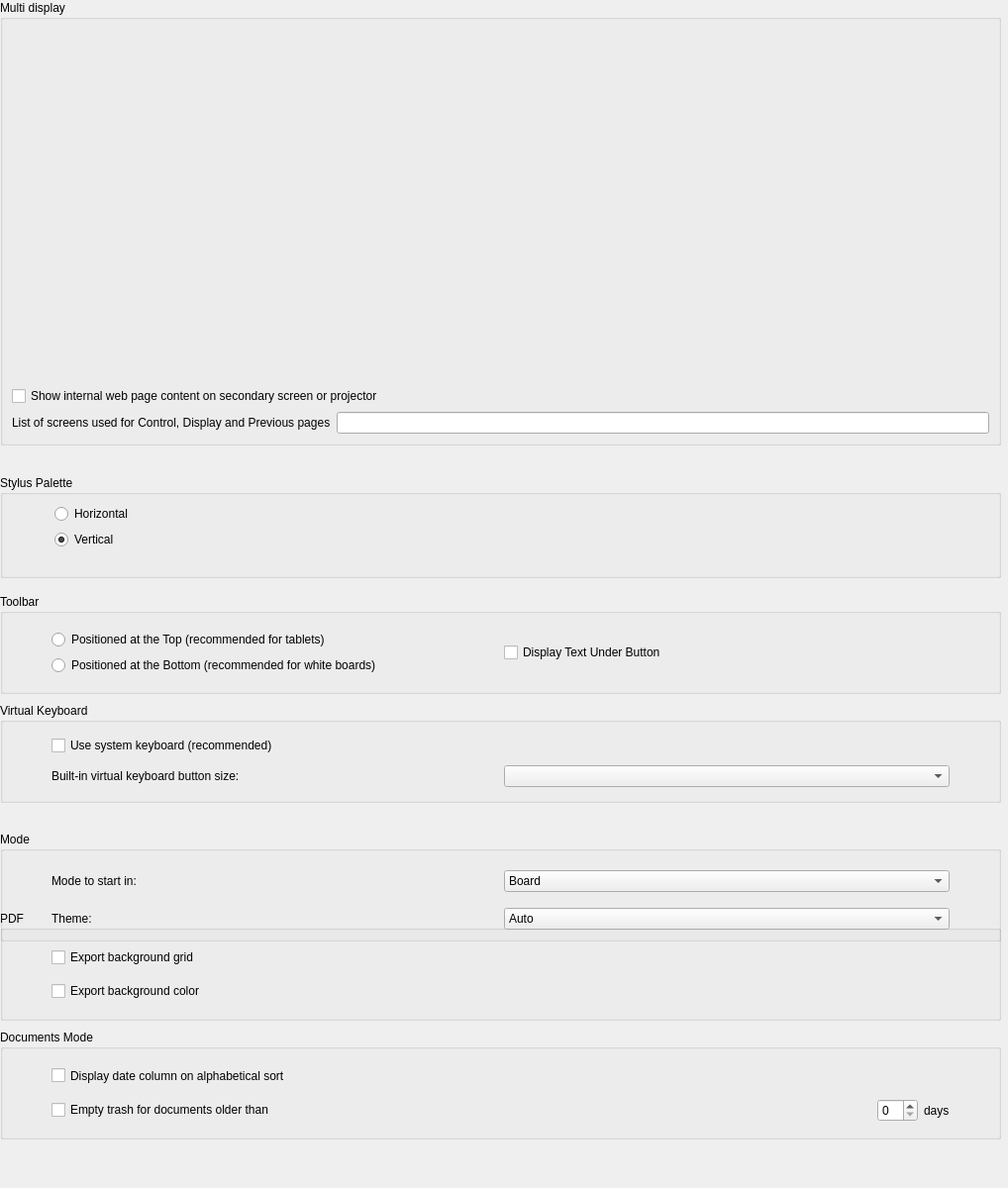
         <widget class="QWidget" name="scrollAreaWidgetContents">
          <property name="geometry">
           <rect>
            <x>0</x>
            <y>0</y>
            <width>1018</width>
            <height>1200</height>
           </rect>
          </property>
          <property name="minimumSize">
           <size>
            <width>783</width>
            <height>1200</height>
           </size>
          </property>
          <widget class="QGroupBox" name="PDFGroupBox">
           <property name="geometry">
            <rect>
             <x>0</x>
             <y>920</y>
             <width>1011</width>
             <height>111</height>
            </rect>
           </property>
           <property name="sizePolicy">
            <sizepolicy hsizetype="MinimumExpanding" vsizetype="Expanding">
             <horstretch>0</horstretch>
             <verstretch>0</verstretch>
            </sizepolicy>
           </property>
           <property name="title">
            <string>PDF</string>
           </property>
           <layout class="QGridLayout" name="gridLayout_13">
            <item row="0" column="1" colspan="2">
             <layout class="QGridLayout" name="PDFGridLayout">
              <item row="3" column="0">
               <widget class="QCheckBox" name="exportBackgroundGrid">
                <property name="text">
                 <string>Export background grid</string>
                </property>
               </widget>
              </item>
              <item row="4" column="0">
               <widget class="QCheckBox" name="exportBackgroundColor">
                <property name="text">
                 <string>Export background color</string>
                </property>
               </widget>
              </item>
             </layout>
            </item>
            <item row="0" column="0">
             <spacer name="horizontalSpacer_11">
              <property name="sizeType">
               <enum>QSizePolicy::Fixed</enum>
              </property>
              <property name="sizeHint" stdset="0">
               <size>
                <width>40</width>
                <height>20</height>
               </size>
              </property>
             </spacer>
            </item>
            <item row="0" column="3">
             <spacer name="horizontalSpacer_12">
              <property name="sizeHint" stdset="0">
               <size>
                <width>40</width>
                <height>20</height>
               </size>
              </property>
             </spacer>
            </item>
           </layout>
          </widget>
          <widget class="QGroupBox" name="keyboardGroupBox">
           <property name="geometry">
            <rect>
             <x>0</x>
             <y>710</y>
             <width>1011</width>
             <height>101</height>
            </rect>
           </property>
           <property name="sizePolicy">
            <sizepolicy hsizetype="MinimumExpanding" vsizetype="Expanding">
             <horstretch>0</horstretch>
             <verstretch>0</verstretch>
            </sizepolicy>
           </property>
           <property name="title">
            <string>Virtual Keyboard</string>
           </property>
           <layout class="QGridLayout" name="gridLayout_21">
            <item row="0" column="1">
             <layout class="QGridLayout" name="oskGridLayout">
              <item row="3" column="1">
               <widget class="QComboBox" name="keyboardPaletteKeyButtonSize"/>
              </item>
              <item row="3" column="0">
               <widget class="QLabel" name="keyboardPaletteKeyButtonSize_Label">
                <property name="text">
                 <string>Built-in virtual keyboard button size:</string>
                </property>
               </widget>
              </item>
              <item row="2" column="0">
               <widget class="QCheckBox" name="useSystemOSKCheckBox">
                <property name="text">
                 <string>Use system keyboard (recommended)</string>
                </property>
               </widget>
              </item>
             </layout>
            </item>
            <item row="0" column="0">
             <spacer name="horizontalSpacer">
              <property name="sizeType">
               <enum>QSizePolicy::Fixed</enum>
              </property>
              <property name="sizeHint" stdset="0">
               <size>
                <width>40</width>
                <height>20</height>
               </size>
              </property>
             </spacer>
            </item>
            <item row="0" column="2">
             <spacer name="horizontalSpacer_2">
              <property name="sizeHint" stdset="0">
               <size>
                <width>40</width>
                <height>20</height>
               </size>
              </property>
             </spacer>
            </item>
           </layout>
          </widget>
          <widget class="QGroupBox" name="documentsGroupBox">
           <property name="geometry">
            <rect>
             <x>0</x>
             <y>1040</y>
             <width>1011</width>
             <height>111</height>
            </rect>
           </property>
           <property name="sizePolicy">
            <sizepolicy hsizetype="MinimumExpanding" vsizetype="Expanding">
             <horstretch>0</horstretch>
             <verstretch>0</verstretch>
            </sizepolicy>
           </property>
           <property name="title">
            <string>Documents Mode</string>
           </property>
           <layout class="QGridLayout" name="gridLayout_19">
            <item row="0" column="1">
             <layout class="QGridLayout" name="gridLayout_18">
              <item row="0" column="1">
               <widget class="QCheckBox" name="showDateColumnOnAlphabeticalSort">
                <property name="sizePolicy">
                 <sizepolicy hsizetype="Expanding" vsizetype="Preferred">
                  <horstretch>0</horstretch>
                  <verstretch>0</verstretch>
                 </sizepolicy>
                </property>
                <property name="text">
                 <string>Display date column on alphabetical sort</string>
                </property>
               </widget>
              </item>
              <item row="3" column="1">
               <widget class="QCheckBox" name="emptyTrashForOlderDocuments">
                <property name="text">
                 <string>Empty trash for documents older than</string>
                </property>
               </widget>
              </item>
              <item row="3" column="2">
               <widget class="QSpinBox" name="emptyTrashDaysValue"/>
              </item>
              <item row="3" column="3">
               <widget class="QLabel" name="emptyTrashDaysLabel">
                <property name="text">
                 <string>days</string>
                </property>
               </widget>
              </item>
             </layout>
            </item>
            <item row="0" column="0" rowspan="2">
             <spacer name="horizontalSpacer_9">
              <property name="sizeType">
               <enum>QSizePolicy::Fixed</enum>
              </property>
              <property name="sizeHint" stdset="0">
               <size>
                <width>40</width>
                <height>20</height>
               </size>
              </property>
             </spacer>
            </item>
            <item row="0" column="2">
             <spacer name="horizontalSpacer_10">
              <property name="sizeHint" stdset="0">
               <size>
                <width>40</width>
                <height>20</height>
               </size>
              </property>
             </spacer>
            </item>
           </layout>
          </widget>
          <widget class="QGroupBox" name="toolbarGroupBox">
           <property name="geometry">
            <rect>
             <x>0</x>
             <y>600</y>
             <width>1011</width>
             <height>101</height>
            </rect>
           </property>
           <property name="sizePolicy">
            <sizepolicy hsizetype="MinimumExpanding" vsizetype="Expanding">
             <horstretch>0</horstretch>
             <verstretch>0</verstretch>
            </sizepolicy>
           </property>
           <property name="title">
            <string>Toolbar</string>
           </property>
           <layout class="QGridLayout" name="gridLayout_9">
            <item row="0" column="3">
             <spacer name="toolbarRSpacer">
              <property name="sizeType">
               <enum>QSizePolicy::Fixed</enum>
              </property>
              <property name="sizeHint" stdset="0">
               <size>
                <width>40</width>
                <height>20</height>
               </size>
              </property>
             </spacer>
            </item>
            <item row="0" column="2">
             <widget class="QCheckBox" name="toolbarDisplayTextCheckBox">
              <property name="text">
               <string>Display Text Under Button</string>
              </property>
             </widget>
            </item>
            <item row="0" column="1">
             <layout class="QGridLayout" name="gridLayout_10">
              <item row="1" column="0">
               <widget class="QRadioButton" name="toolbarAtBottomRadioButton">
                <property name="text">
                 <string>Positioned at the Bottom (recommended for white boards)</string>
                </property>
               </widget>
              </item>
              <item row="0" column="0">
               <widget class="QRadioButton" name="toolbarAtTopRadioButton">
                <property name="text">
                 <string>Positioned at the Top (recommended for tablets)</string>
                </property>
               </widget>
              </item>
             </layout>
            </item>
            <item row="0" column="0">
             <spacer name="toolbarLSpacer">
              <property name="sizeType">
               <enum>QSizePolicy::Fixed</enum>
              </property>
              <property name="sizeHint" stdset="0">
               <size>
                <width>40</width>
                <height>20</height>
               </size>
              </property>
             </spacer>
            </item>
           </layout>
          </widget>
          <widget class="QGroupBox" name="stylusPaletteGroupBox">
           <property name="geometry">
            <rect>
             <x>0</x>
             <y>480</y>
             <width>1011</width>
             <height>104</height>
            </rect>
           </property>
           <property name="minimumSize">
            <size>
             <width>0</width>
             <height>0</height>
            </size>
           </property>
           <property name="title">
            <string>Stylus Palette</string>
           </property>
           <layout class="QGridLayout" name="gridLayout_14">
            <property name="leftMargin">
             <number>12</number>
            </property>
            <item row="0" column="1">
             <layout class="QGridLayout" name="gridLayout_5">
              <property name="sizeConstraint">
               <enum>QLayout::SetDefaultConstraint</enum>
              </property>
              <item row="0" column="0">
               <widget class="QRadioButton" name="horizontalChoice">
                <property name="sizePolicy">
                 <sizepolicy hsizetype="Minimum" vsizetype="Fixed">
                  <horstretch>1</horstretch>
                  <verstretch>0</verstretch>
                 </sizepolicy>
                </property>
                <property name="minimumSize">
                 <size>
                  <width>0</width>
                  <height>0</height>
                 </size>
                </property>
                <property name="text">
                 <string>Horizontal</string>
                </property>
                <property name="checked">
                 <bool>false</bool>
                </property>
               </widget>
              </item>
              <item row="1" column="0">
               <widget class="QRadioButton" name="verticalChoice">
                <property name="text">
                 <string>Vertical</string>
                </property>
                <property name="checked">
                 <bool>true</bool>
                </property>
               </widget>
              </item>
              <item row="2" column="0">
               <spacer name="verticalSpacer_5">
                <property name="sizeHint" stdset="0">
                 <size>
                  <width>20</width>
                  <height>40</height>
                 </size>
                </property>
               </spacer>
              </item>
             </layout>
            </item>
            <item row="0" column="0">
             <spacer name="horizontalSpacer_4">
              <property name="sizeType">
               <enum>QSizePolicy::Fixed</enum>
              </property>
              <property name="sizeHint" stdset="0">
               <size>
                <width>40</width>
                <height>20</height>
               </size>
              </property>
             </spacer>
            </item>
            <item row="0" column="2">
             <spacer name="horizontalSpacer_3">
              <property name="sizeType">
               <enum>QSizePolicy::Fixed</enum>
              </property>
              <property name="sizeHint" stdset="0">
               <size>
                <width>40</width>
                <height>20</height>
               </size>
              </property>
             </spacer>
            </item>
           </layout>
          </widget>
          <widget class="QGroupBox" name="modeGroupBox">
           <property name="geometry">
            <rect>
             <x>0</x>
             <y>840</y>
             <width>1011</width>
             <height>111</height>
            </rect>
           </property>
           <property name="sizePolicy">
            <sizepolicy hsizetype="MinimumExpanding" vsizetype="Expanding">
             <horstretch>0</horstretch>
             <verstretch>0</verstretch>
            </sizepolicy>
           </property>
           <property name="title">
            <string>Mode</string>
           </property>
           <layout class="QGridLayout" name="gridLayout_15">
            <item row="0" column="1" rowspan="2">
             <layout class="QGridLayout" name="gridLayout_16">
              <item row="0" column="0">
               <widget class="QLabel" name="modeLabel">
                <property name="text">
                 <string>Mode to start in:</string>
                </property>
               </widget>
              </item>
              <item row="0" column="1">
               <widget class="QComboBox" name="startModeComboBox">
                <item>
                 <property name="text">
                  <string>Board</string>
                 </property>
                </item>
                <item>
                 <property name="text">
                  <string>Desktop</string>
                 </property>
                </item>
                <item>
                 <property name="text">
                  <string>Documents</string>
                 </property>
                </item>
               </widget>
              </item>
              <item row="1" column="0">
               <widget class="QLabel" name="themeLabel">
                <property name="text">
                 <string>Theme:</string>
                </property>
               </widget>
              </item>
              <item row="1" column="1">
               <widget class="QComboBox" name="themeComboBox">
                <item>
                 <property name="text">
                  <string>Auto</string>
                 </property>
                </item>
                <item>
                 <property name="text">
                  <string>Light</string>
                 </property>
                </item>
                <item>
                 <property name="text">
                  <string>Dark</string>
                 </property>
                </item>
               </widget>
              </item>
              <item row="0" column="2">
               <spacer name="horizontalSpacer_6">
                <property name="sizeHint" stdset="0">
                 <size>
                  <width>40</width>
                  <height>20</height>
                 </size>
                </property>
               </spacer>
              </item>
             </layout>
            </item>
            <item row="0" column="0">
             <spacer name="horizontalSpacer_5">
              <property name="sizeType">
               <enum>QSizePolicy::Fixed</enum>
              </property>
              <property name="sizeHint" stdset="0">
               <size>
                <width>40</width>
                <height>20</height>
               </size>
              </property>
             </spacer>
            </item>
           </layout>
          </widget>
          <widget class="QGroupBox" name="multiDisplayGroupBox">
           <property name="geometry">
            <rect>
             <x>0</x>
             <y>0</y>
             <width>1011</width>
             <height>450</height>
            </rect>
           </property>
           <property name="sizePolicy">
            <sizepolicy hsizetype="Preferred" vsizetype="Expanding">
             <horstretch>0</horstretch>
             <verstretch>0</verstretch>
            </sizepolicy>
           </property>
           <property name="minimumSize">
            <size>
             <width>0</width>
             <height>450</height>
            </size>
           </property>
           <property name="title">
            <string>Multi display</string>
           </property>
           <layout class="QVBoxLayout" name="verticalLayoutMultiDisplay">
            <item>
             <widget class="QFrame" name="screenPreviewFrame">
              <property name="minimumSize">
               <size>
                <width>0</width>
                <height>400</height>
               </size>
              </property>
              <property name="frameShape">
               <enum>QFrame::NoFrame</enum>
              </property>
              <property name="frameShadow">
               <enum>QFrame::Plain</enum>
              </property>
              <layout class="QVBoxLayout" name="screenPreviewLayout">
               <item>
                <spacer name="screenPreviewSpacerTop">
                 <property name="orientation">
                  <enum>Qt::Vertical</enum>
                 </property>
                 <property name="sizeHint" stdset="0">
                  <size>
                   <width>20</width>
                   <height>10</height>
                  </size>
                 </property>
                </spacer>
               </item>
               <item alignment="Qt::AlignHCenter">
                <widget class="UBScreenLayoutPreview" name="screenLayoutPreview" native="true">
                 <property name="sizePolicy">
                  <sizepolicy hsizetype="Preferred" vsizetype="Expanding">
                   <horstretch>0</horstretch>
                   <verstretch>0</verstretch>
                  </sizepolicy>
                 </property>
                 <property name="minimumSize">
                  <size>
                   <width>600</width>
                   <height>300</height>
                  </size>
                 </property>
                 <property name="maximumSize">
                  <size>
                   <width>900</width>
                   <height>800</height>
                  </size>
                 </property>
                </widget>
               </item>
               <item>
                <spacer name="screenPreviewSpacerBottom">
                 <property name="orientation">
                  <enum>Qt::Vertical</enum>
                 </property>
                 <property name="sizeHint" stdset="0">
                  <size>
                   <width>20</width>
                   <height>10</height>
                  </size>
                 </property>
                </spacer>
               </item>
              </layout>
             </widget>
            </item>
            <item>
             <layout class="QGridLayout" name="gridLayout_2">
              <item row="0" column="0" colspan="2">
               <widget class="QCheckBox" name="displayBrowserPageCheckBox">
                <property name="text">
                 <string>Show internal web page content on secondary screen or projector</string>
                </property>
               </widget>
              </item>
              <item row="1" column="0">
               <widget class="QLabel" name="screenList_label">
                <property name="text">
                 <string>List of screens used for Control, Display and Previous pages</string>
                </property>
               </widget>
              </item>
              <item row="1" column="1">
               <widget class="UBScreenListLineEdit" name="screenList">
                <property name="clearButtonEnabled">
                 <bool>true</bool>
                </property>
               </widget>
              </item>
             </layout>
            </item>
           </layout>
          </widget>
         </widget>
